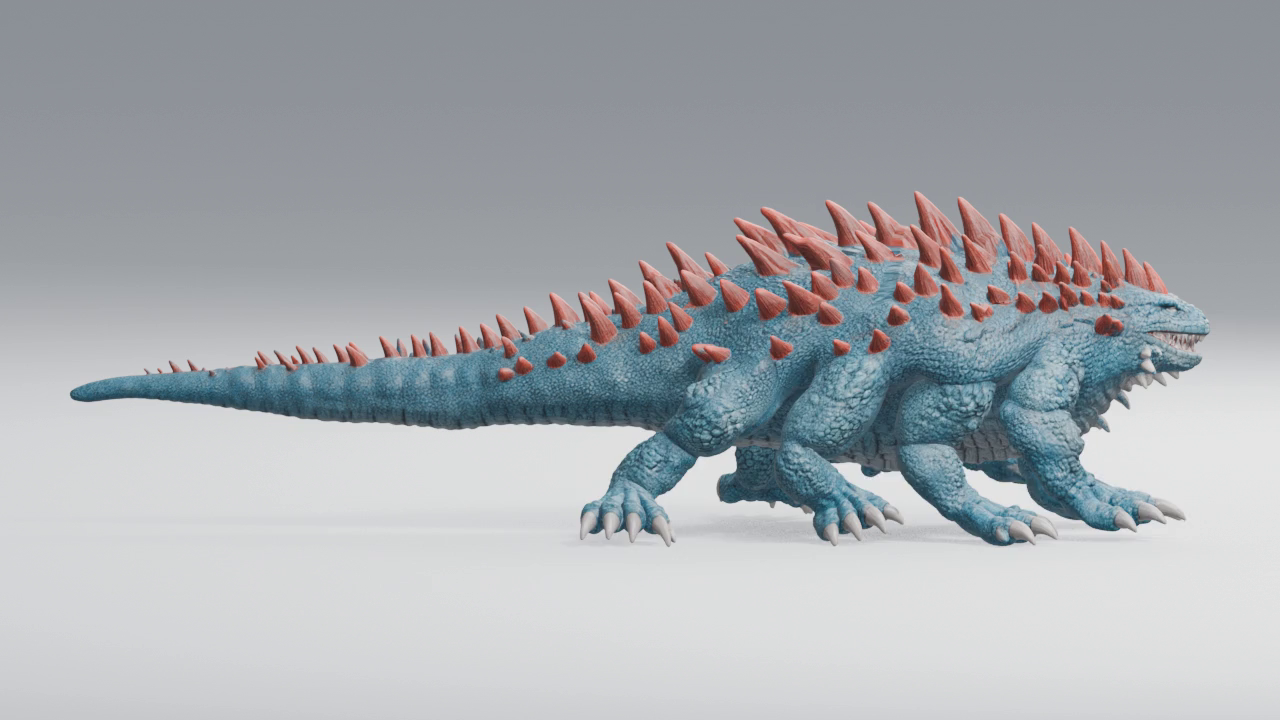
#> input picture frame 0 of baselines/balisk-good-walk-2026-11-12/balisk_eight_leg_review_5sec.mp4, 1280 x 720 px, given in place of 2VIEWSBALISK SYNCWALK.mp4, which was not available
$ python audit_new_two_view_video.py
#> lines starting #> are read from the running program, lines starting #| are printed output that depends on the picture
import cv2, json
from pathlib import Path

src=Path(r'C:\Users\rober\Downloads\2VIEWSBALISK SYNCWALK.mp4')
out=Path(r'C:\Users\rober\CreatureMotionAI\data\generated\2views_syncwalk_audit_contact_sheet.png')
cap=cv2.VideoCapture(str(src)); fps=cap.get(cv2.CAP_PROP_FPS); n=int(cap.get(cv2.CAP_PROP_FRAME_COUNT)); w=int(cap.get(cv2.CAP_PROP_FRAME_WIDTH)); h=int(cap.get(cv2.CAP_PROP_FRAME_HEIGHT))
frames={}
for f in [1,61,121,181,240]:
    cap.set(cv2.CAP_PROP_POS_FRAMES,f-1); ok,im=cap.read()
    if ok: frames[f]=im
#> this loop made 5 passes
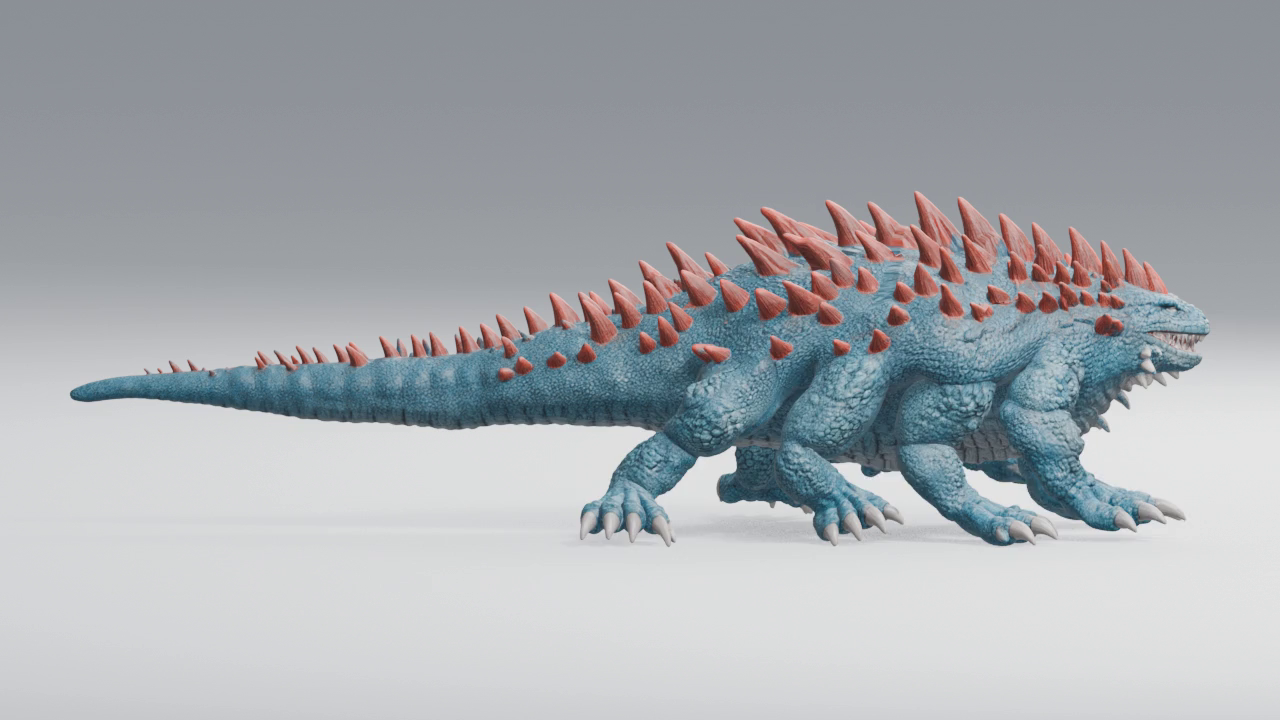
#> input picture frame 0 of baselines/balisk-good-walk-2026-11-12/balisk_eight_leg_review_5sec.mp4, 1280 x 720 px, given in place of 2VIEWSBALISK SYNCWALK.mp4, which was not available
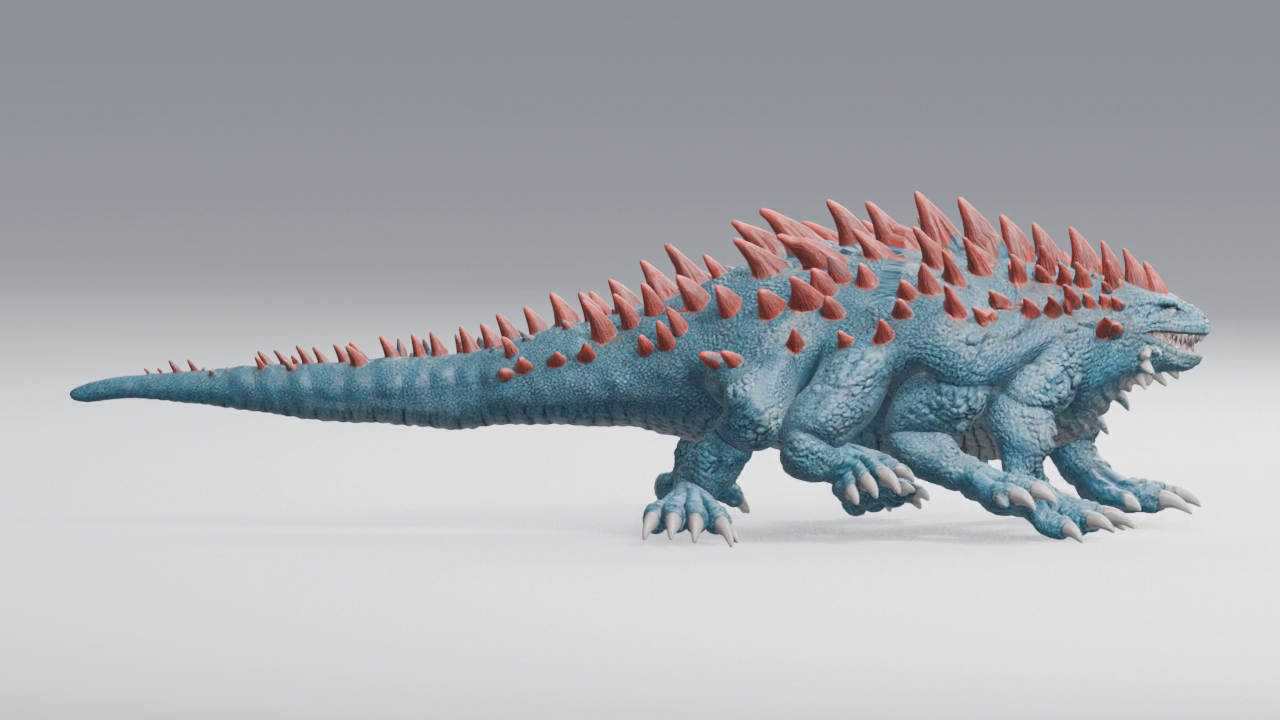
#> input picture frame 60 of baselines/balisk-good-walk-2026-11-12/balisk_eight_leg_review_5sec.mp4, 1280 x 720 px, given in place of 2VIEWSBALISK SYNCWALK.mp4, which was not available
#> after the loop, frames = 2 items
cap.release()
if not frames: raise RuntimeError('No frames decoded')
tiles=[]
for f,im in frames.items():
    left=im[:,:w//2]; right=im[:,w//2:]
    left=cv2.resize(left,(480,540)); right=cv2.resize(right,(480,540))
    cv2.putText(left,f'FRAME {f} VIEW A',(12,28),cv2.FONT_HERSHEY_SIMPLEX,.7,(0,255,255),2,cv2.LINE_AA)
    cv2.putText(right,f'FRAME {f} VIEW B',(12,28),cv2.FONT_HERSHEY_SIMPLEX,.7,(0,255,255),2,cv2.LINE_AA)
    tiles.append(cv2.hconcat([left,right]))
#> this loop made 2 passes
#> f on passes 1 to 2: 1, 61
#> pass 1, `left = im[:, :w // 2]`:
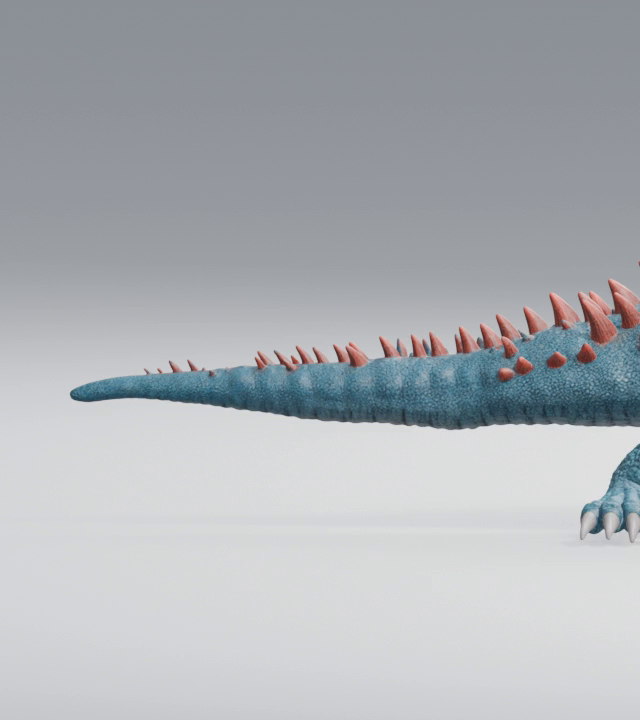
#> left: shape (720, 640, 3); mean B, G, R 181.2, 177, 173.1
#> pass 1, `right = im[:, w // 2:]`:
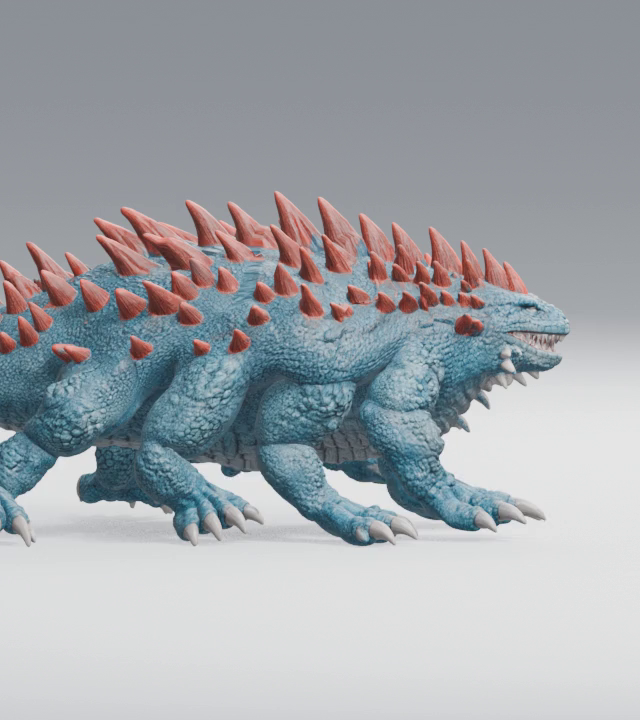
#> right: shape (720, 640, 3); mean B, G, R 170.8, 166, 161.7
#> after the loop:
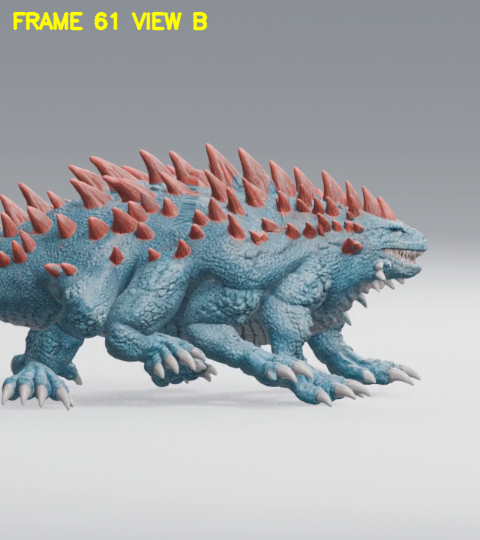
#> right: shape (540, 480, 3); mean B, G, R 170.4, 167.3, 163.5
#> after the loop, tiles = 2 items
cv2.imwrite(str(out),cv2.vconcat(tiles))
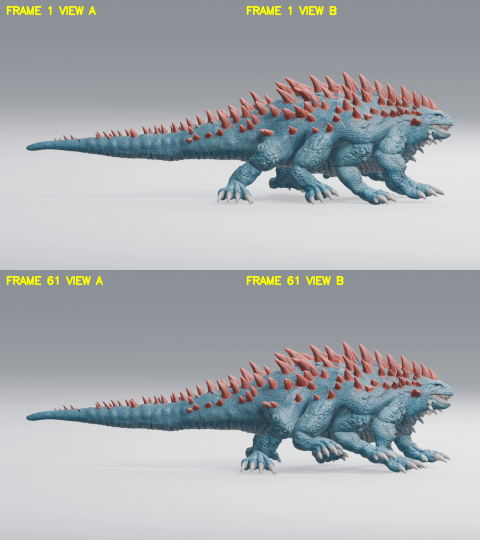
#> saved as 2views_syncwalk_audit_contact_sheet.png: shape (1080, 960, 3) (shown at 1/2 size); mean B, G, R 175.4, 172.4, 168.5
report={'status':'TWO_VIEW_FILE_DECODED','source':str(src),'fps':fps,'frames':n,'resolution':[w,h],'panel_resolution':[w//2,h],'sample_frames':list(frames),'contact_sheet':str(out),'synchronization':'NOT_YET_VERIFIED','calibration':'NOT_AVAILABLE'}
out.with_name('2views_syncwalk_audit.json').write_text(json.dumps(report,indent=2),encoding='utf-8')
print(json.dumps(report))
#> (printed output is left out)

$ run again, starting later in the video
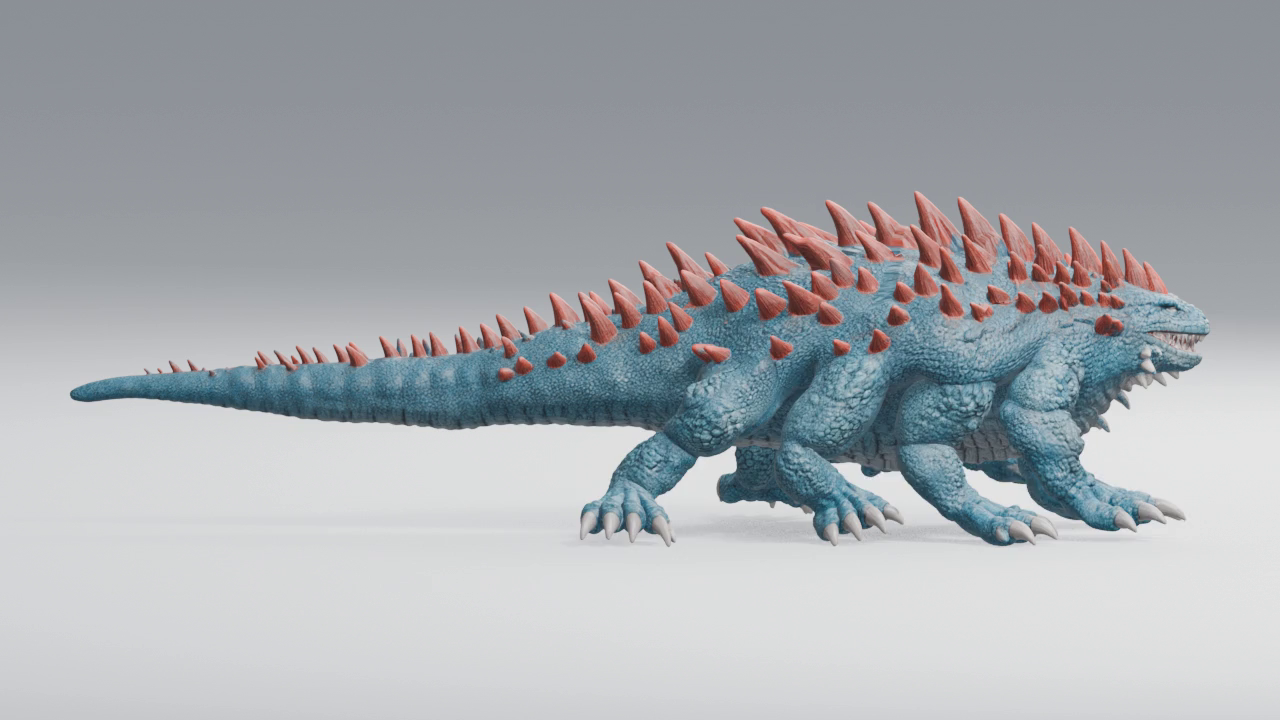
#> input picture frame 0 of baselines/balisk-good-walk-2026-11-12/balisk_eight_leg_review_5sec.mp4, 1280 x 720 px, given in place of 2VIEWSBALISK SYNCWALK.mp4, which was not available
#> the loop `for f in [1,61,121,181,240]:` made 5 passes
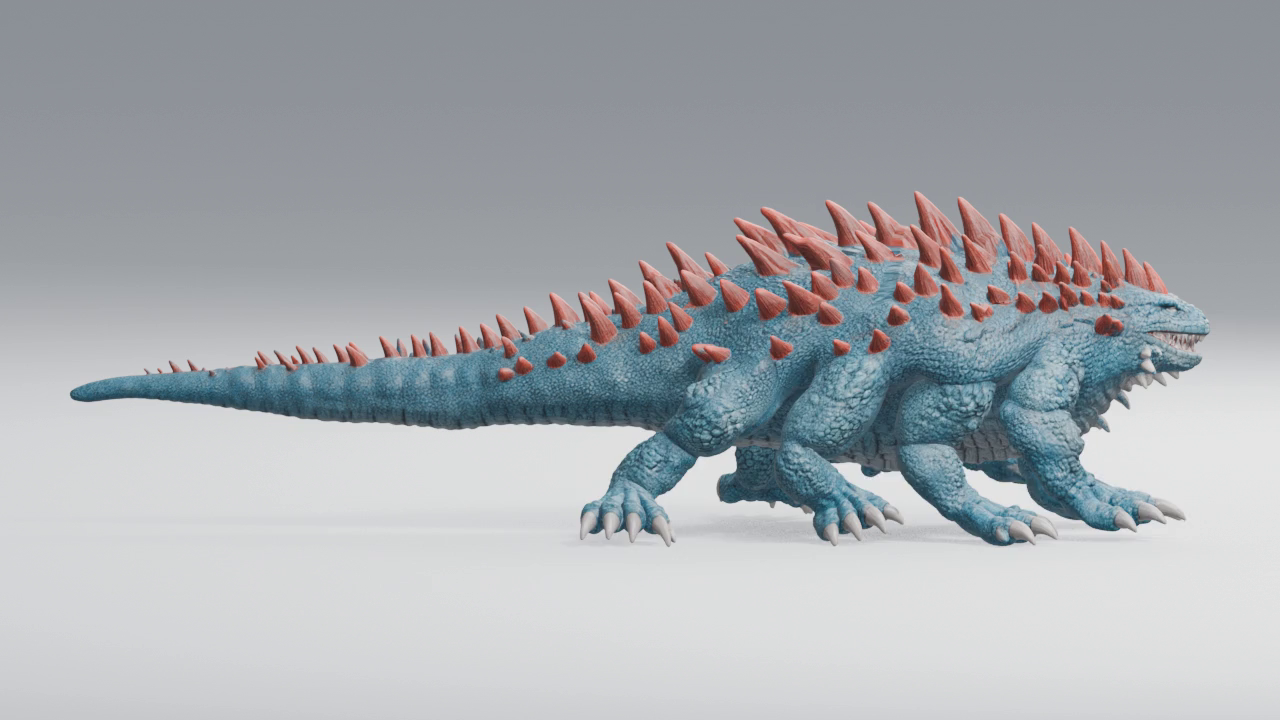
#> input picture frame 0 of baselines/balisk-good-walk-2026-11-12/balisk_eight_leg_review_5sec.mp4, 1280 x 720 px, given in place of 2VIEWSBALISK SYNCWALK.mp4, which was not available
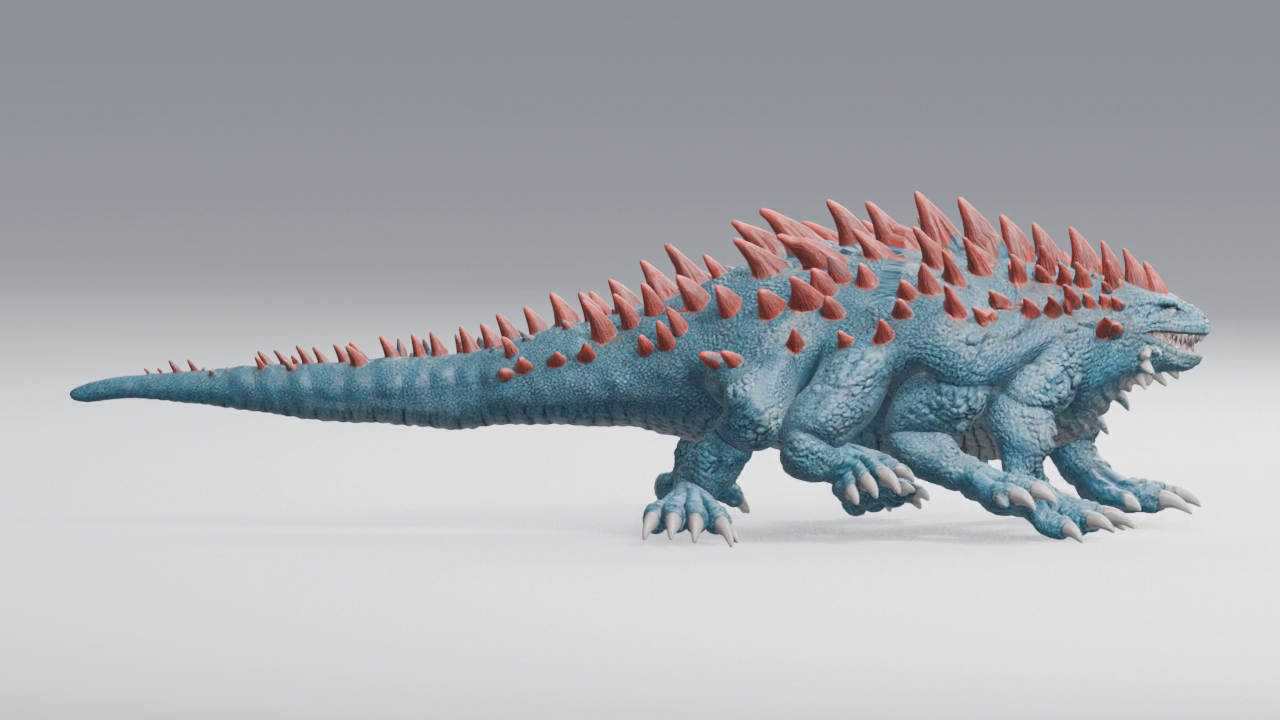
#> input picture frame 60 of baselines/balisk-good-walk-2026-11-12/balisk_eight_leg_review_5sec.mp4, 1280 x 720 px, given in place of 2VIEWSBALISK SYNCWALK.mp4, which was not available
#> after the loop `for f in [1,61,121,181,240]:`: frames = 2 items
#> the loop `for f,im in frames.items():` made 2 passes
#> f on passes 1 to 2: 1, 61
#> (printed output is left out)

$ run again, starting later in the video
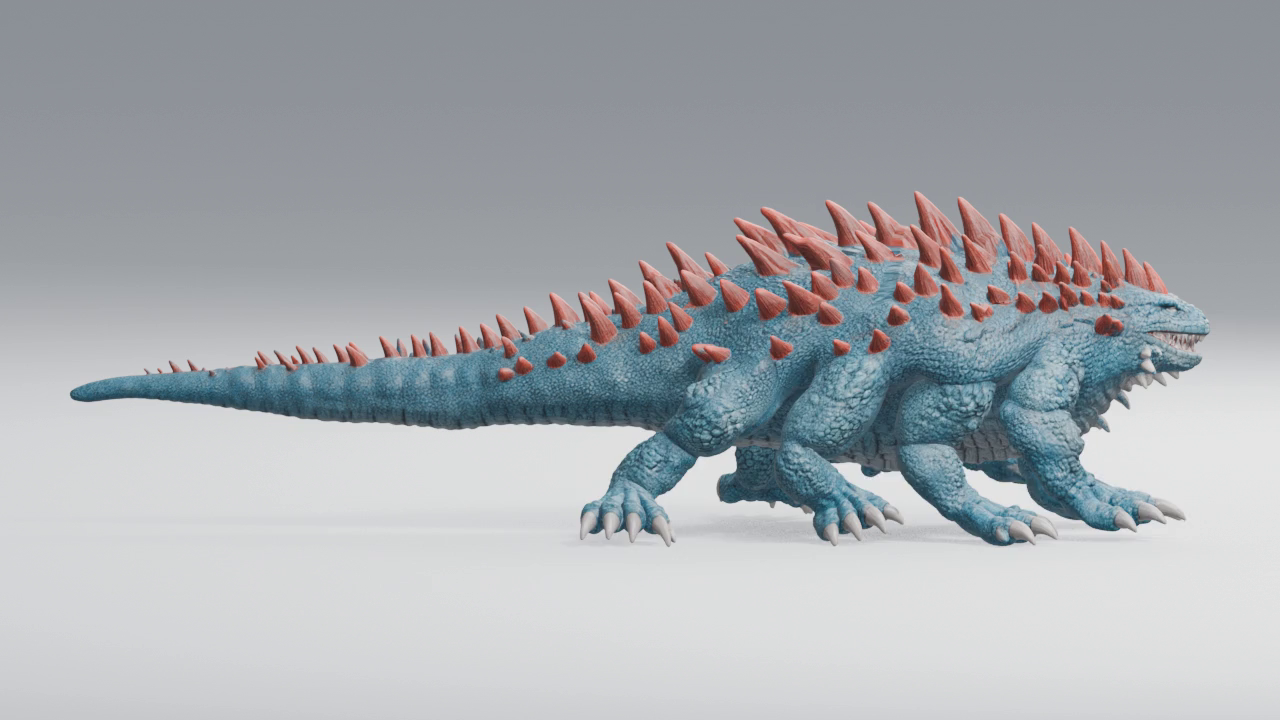
#> input picture frame 0 of baselines/balisk-good-walk-2026-11-12/balisk_eight_leg_review_5sec.mp4, 1280 x 720 px, given in place of 2VIEWSBALISK SYNCWALK.mp4, which was not available
#> the loop `for f in [1,61,121,181,240]:` made 5 passes
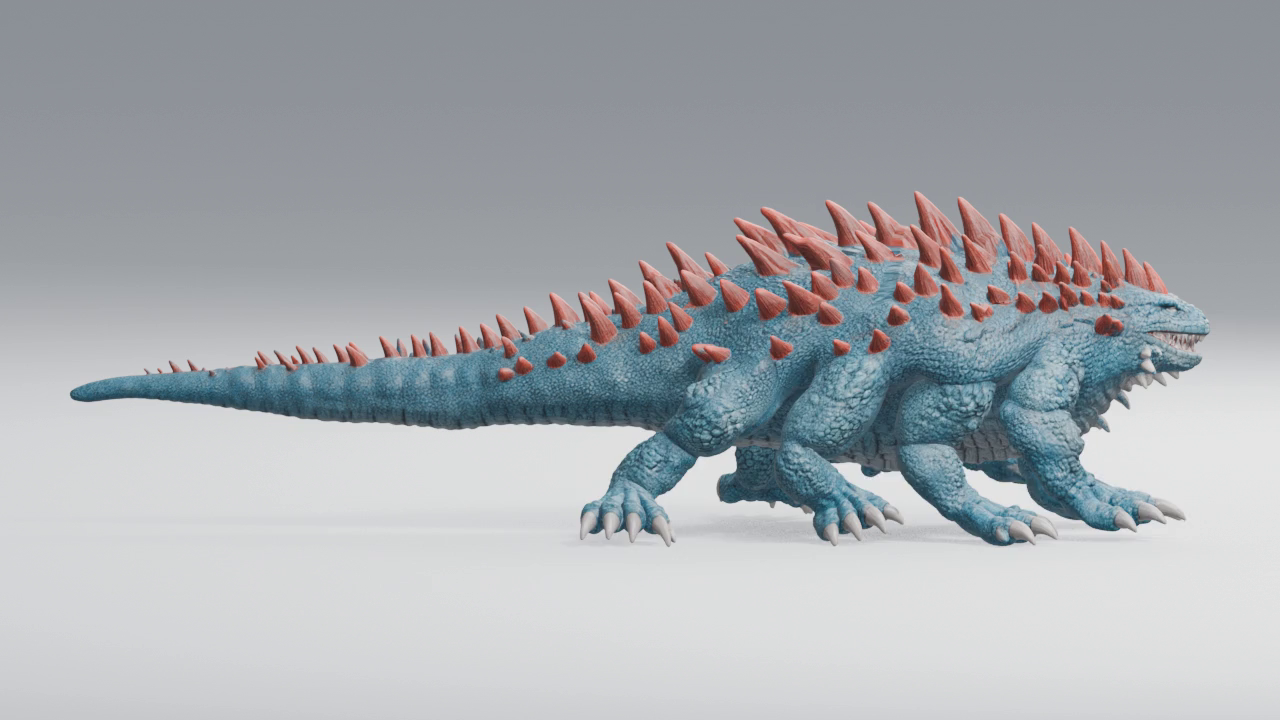
#> input picture frame 0 of baselines/balisk-good-walk-2026-11-12/balisk_eight_leg_review_5sec.mp4, 1280 x 720 px, given in place of 2VIEWSBALISK SYNCWALK.mp4, which was not available
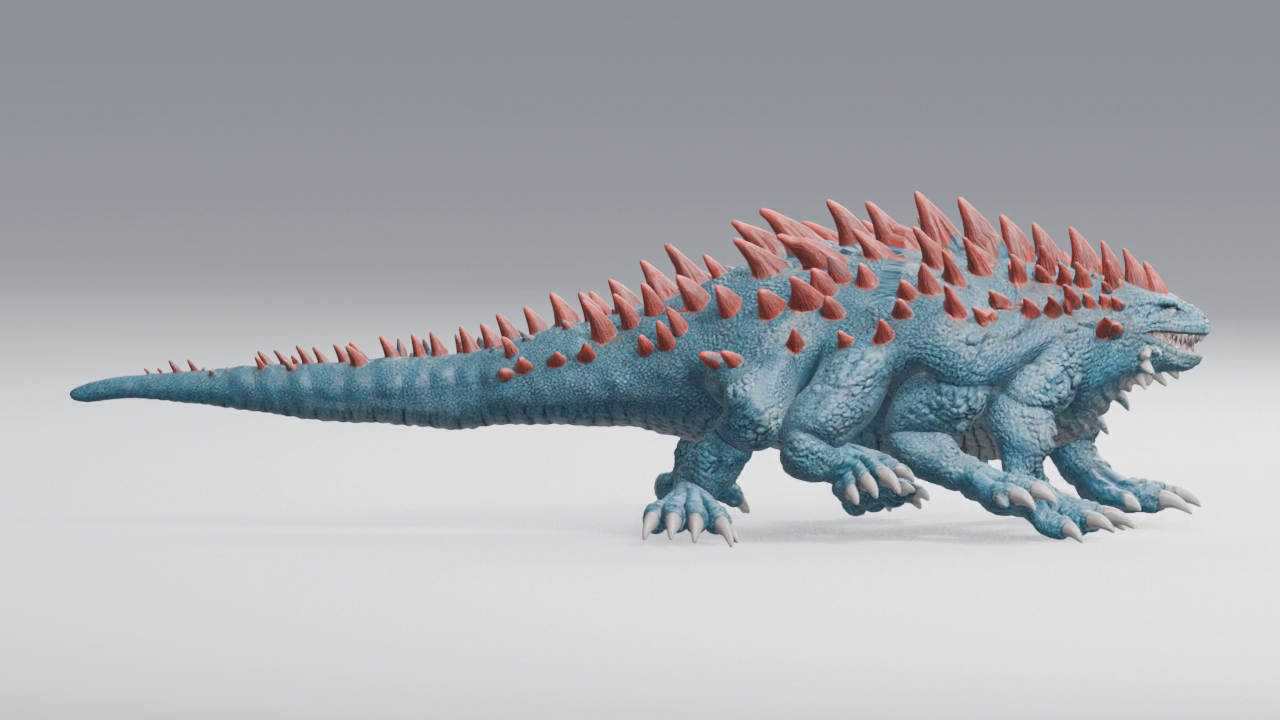
#> input picture frame 60 of baselines/balisk-good-walk-2026-11-12/balisk_eight_leg_review_5sec.mp4, 1280 x 720 px, given in place of 2VIEWSBALISK SYNCWALK.mp4, which was not available
#> after the loop `for f in [1,61,121,181,240]:`: frames = 2 items
#> the loop `for f,im in frames.items():` made 2 passes
#> f on passes 1 to 2: 1, 61
#> (printed output is left out)
